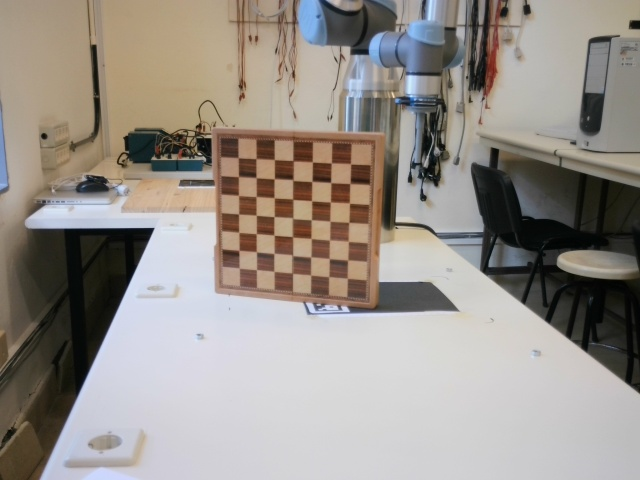
#> input picture archivos_antiguos/sistemavision/calibracion_estereo/old/calib_images/left_00.jpg, 640 x 480 px, given in place of the camera
$ python calibracion_alineacion.py   (older library calls are emulated)
#> lines starting #> are read from the running program, lines starting #| are printed output that depends on the picture; after the words box and inside, x2 and y2 are one past the last pixel; in counts of white or black regions, pixels touching at a corner belong together
import cv2
import numpy as np

# ----------------------------------------------------
# ---------- Calibrador para la alineacion -----------
# -------------- visual de las camaras ---------------
# ----------------------------------------------------
"""Software que combina imagenes de ambas camaras
para facilitar la alineacion fisica y calibracion
de parametros del algoritmo de disparidad SGBM."""

capL = cv2.VideoCapture(0)
capR = cv2.VideoCapture(1)
for cap in (capL, capR):
    cap.set(cv2.CAP_PROP_FRAME_WIDTH, 640)
    cap.set(cv2.CAP_PROP_FRAME_HEIGHT, 480)
    cap.set(cv2.CAP_PROP_FOCUS, 0)

if not capL.isOpened() or not capR.isOpened():
    print("Cámaras no disponibles")
    exit()

cv2.namedWindow("1. Alineación (G=Izq, R=Der)")
cv2.namedWindow("2. Disparidad (Mapa de calor)")
cv2.namedWindow("3. Controles")

control_img = np.zeros((100, 400, 3), dtype=np.uint8)
cv2.imshow("3. Controles", control_img)
cv2.createTrackbar("minDisp", "3. Controles", 0, 50, lambda x: None)
cv2.createTrackbar("numDisp", "3. Controles", 6, 20, lambda x: None)  # x16
cv2.createTrackbar("blockSize", "3. Controles", 11, 21, lambda x: None)
cv2.createTrackbar("uniqueness", "3. Controles", 10, 20, lambda x: None)
cv2.createTrackbar("speckleWin", "3. Controles", 100, 200, lambda x: None)
cv2.createTrackbar("speckleRange", "3. Controles", 32, 50, lambda x: None)
cv2.createTrackbar("P1", "3. Controles", 200, 1000, lambda x: None)
cv2.createTrackbar("P2", "3. Controles", 800, 4000, lambda x: None)

print("Presiona 'q' para salir y ver configuración final.")

while True:
    retL, frameL = capL.read()
#> frameL is the input picture: shape (480, 640, 3); mean B, G, R 139.2, 145.8, 152.4
    retR, frameR = capR.read()
    if not retL or not retR:
        break

    grayL = cv2.cvtColor(frameL, cv2.COLOR_BGR2GRAY)
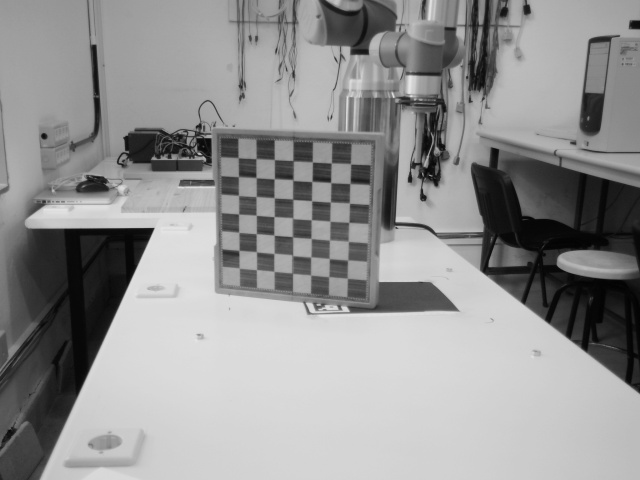
#> grayL: shape (480, 640); min 2, max 231, mean 147
    grayR = cv2.cvtColor(frameR, cv2.COLOR_BGR2GRAY)
    overlay = np.zeros((480, 640, 3), dtype=np.uint8)
    overlay[:, :, 1] = grayL  # Verde = izquierda
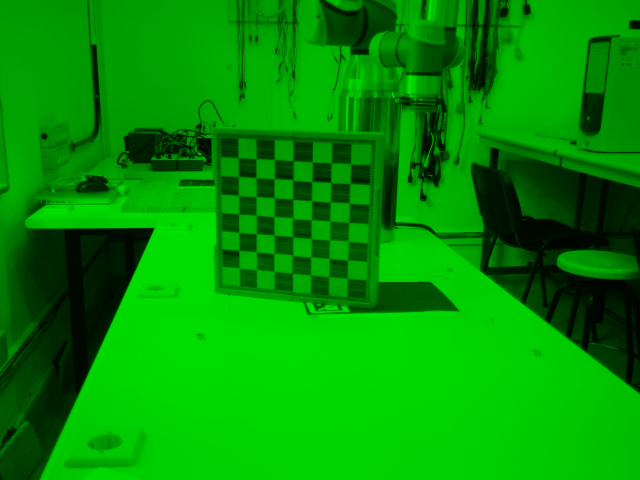
#> overlay: shape (480, 640, 3); mean of channels 0, 1, 2 0, 147, 0; drawn as B, G, R
    overlay[:, :, 2] = grayR  # Rojo = derecha
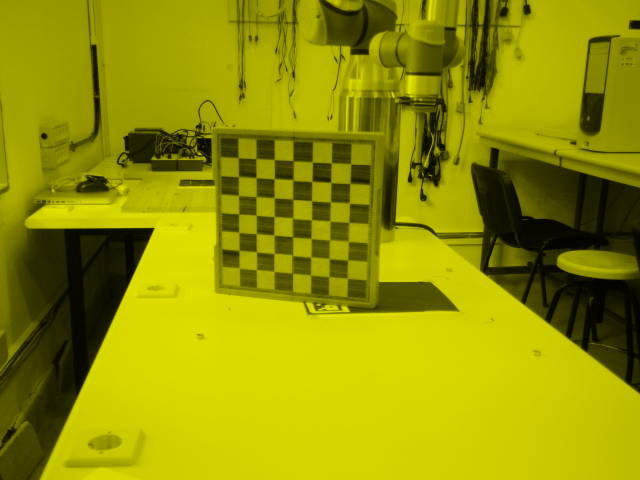
#> overlay: shape (480, 640, 3); mean of channels 0, 1, 2 0, 147, 147; drawn as B, G, R
    cv2.imshow("1. Alineación (G=Izq, R=Der)", overlay)

    min_disp = cv2.getTrackbarPos("minDisp", "3. Controles")
    num_disp = cv2.getTrackbarPos("numDisp", "3. Controles") * 16
    if num_disp < 16:
        num_disp = 16
    block_size = cv2.getTrackbarPos("blockSize", "3. Controles")
    if block_size % 2 == 0:
        block_size += 1
    uniqueness = cv2.getTrackbarPos("uniqueness", "3. Controles")
    speckle_win = cv2.getTrackbarPos("speckleWin", "3. Controles")
    speckle_range = cv2.getTrackbarPos("speckleRange", "3. Controles")
    P1 = cv2.getTrackbarPos("P1", "3. Controles")
    P2 = cv2.getTrackbarPos("P2", "3. Controles")

    grayL = cv2.equalizeHist(grayL)
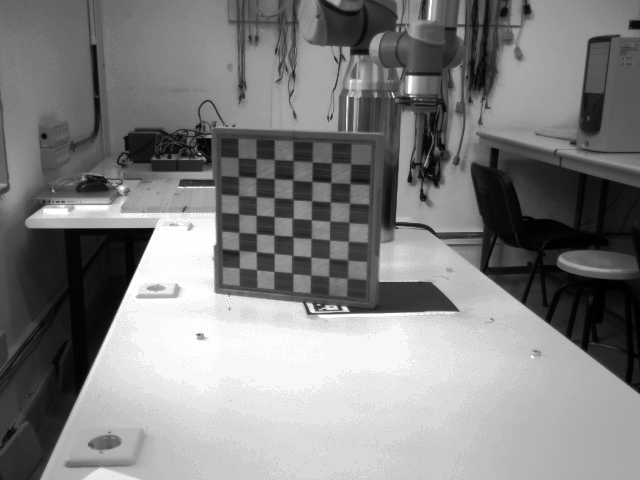
#> grayL: shape (480, 640); min 0, max 255, mean 128.7
    grayR = cv2.equalizeHist(grayR)

    stereo = cv2.StereoSGBM_create(
        minDisparity=min_disp,
        numDisparities=num_disp,
        blockSize=block_size,
        P1=P1,
        P2=P2,
        disp12MaxDiff=1,
        uniquenessRatio=uniqueness,
        speckleWindowSize=speckle_win,
        speckleRange=speckle_range,
        mode=cv2.STEREO_SGBM_MODE_SGBM_3WAY
    )
    disp = stereo.compute(grayL, grayR).astype(np.float32) / 16.0
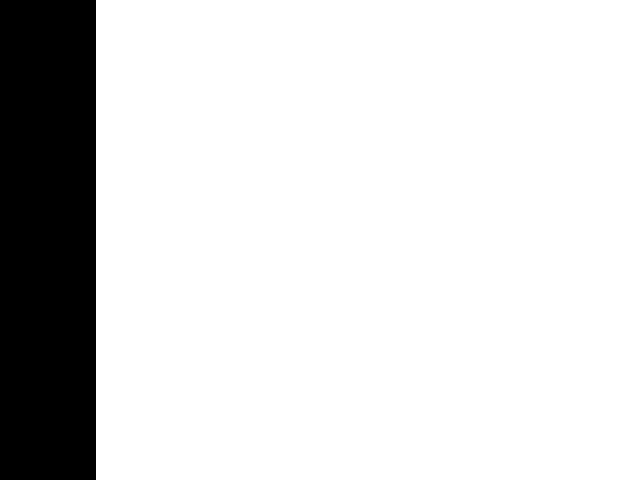
#> disp: shape (480, 640) float32; values -1 (black) and 0 (white), 85% white; 1 black region, box (x1, y1, x2, y2) and area: (0, 0, 96, 480) 46080
    disp[disp <= 0] = 0.1
#> disp: shape (480, 640) float32; every value is 0.1
    disp = cv2.medianBlur(disp, 5)
    disp = cv2.GaussianBlur(disp, (5, 5), 0)
#> disp: shape (480, 640) float32; every value is 0.1

    disp_norm = cv2.normalize(disp, None, 0, 255, cv2.NORM_MINMAX, dtype=cv2.CV_8U)
#> disp_norm: shape (480, 640); every value is 0
    heatmap = cv2.applyColorMap(disp_norm, cv2.COLORMAP_JET)
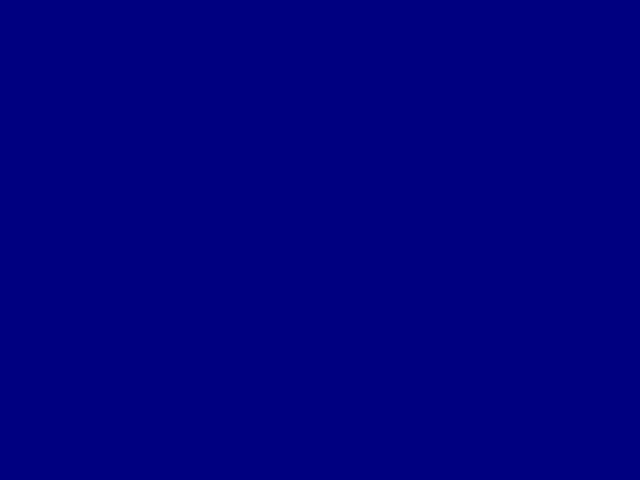
#> heatmap: shape (480, 640, 3); mean B, G, R 128, 0, 0

    h, w = disp.shape
#> h = 480; w = 640
    cx, cy = w // 2, h // 2
#> cx = 320; cy = 240
    d_center = disp[cy, cx]
#> d_center = 0.1
    focal_px = 1000
    baseline_m = 0.093
    Z = (focal_px * baseline_m) / (d_center + 1e-6) if d_center > 0 else 0
#> Z = 930
    cv2.circle(heatmap, (cx, cy), 8, (255, 255, 255), 2)
    cv2.putText(heatmap, f"Z ≈ {Z:.2f} m", (10, 30),
                cv2.FONT_HERSHEY_SIMPLEX, 0.7, (255, 255, 255), 2)
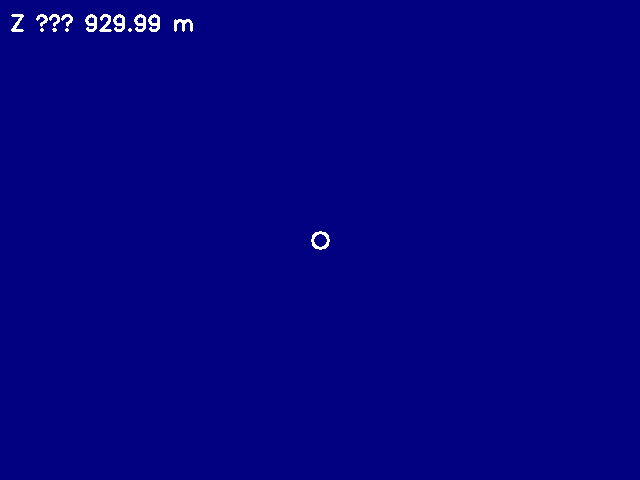
#> heatmap: shape (480, 640, 3); mean B, G, R 128.5, 1.1, 1.1

    cv2.imshow("2. Disparidad (Mapa de calor)", heatmap)

    key = cv2.waitKey(1) & 0xFF
#> (key q is pressed here)
    if key == ord('q'):
        print(f"minDisparity = {min_disp}")
        print(f"numDisparities = {num_disp}")
        print(f"blockSize = {block_size}")
        print(f"uniquenessRatio = {uniqueness}")
        print(f"speckleWindowSize = {speckle_win}")
        print(f"speckleRange = {speckle_range}")
        print(f"P1 = {P1}")
        print(f"P2 = {P2}")
        break

capL.release()
capR.release()
cv2.destroyAllWindows()

$ run again, on archivos_antiguos/sistemavision/calibracion_estereo/old/calib_images/left_03.jpg
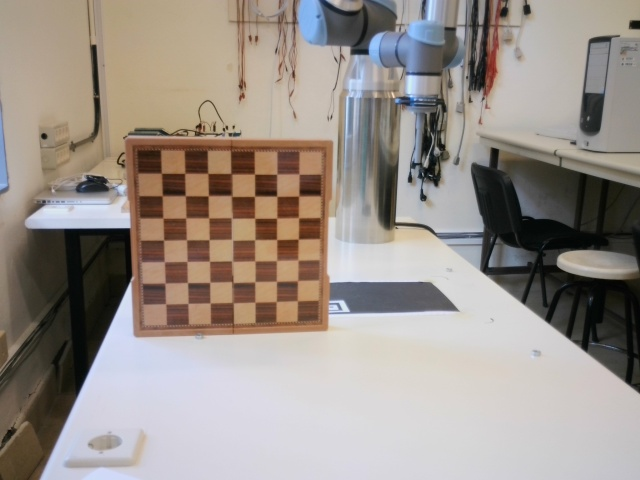
#> input picture archivos_antiguos/sistemavision/calibracion_estereo/old/calib_images/left_03.jpg, 640 x 480 px, given in place of the camera
#> frameL is the input picture: shape (480, 640, 3); mean B, G, R 138.7, 145.6, 154.5
#> `overlay[:, :, 2] = grayR`:
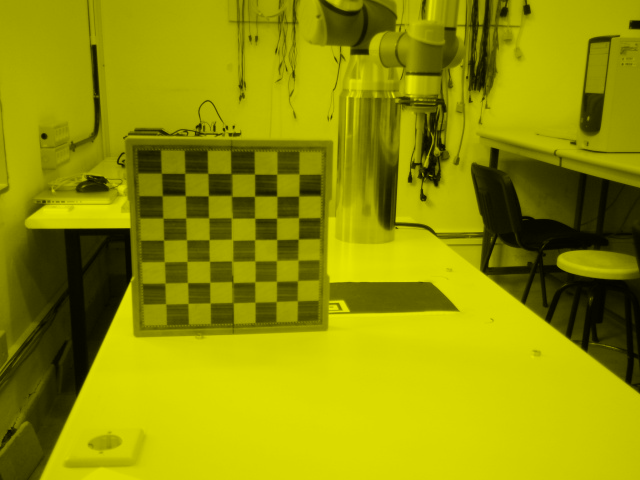
#> overlay: shape (480, 640, 3); mean of channels 0, 1, 2 0, 147.5, 147.5; drawn as B, G, R
#> `grayL = cv2.equalizeHist(grayL)`:
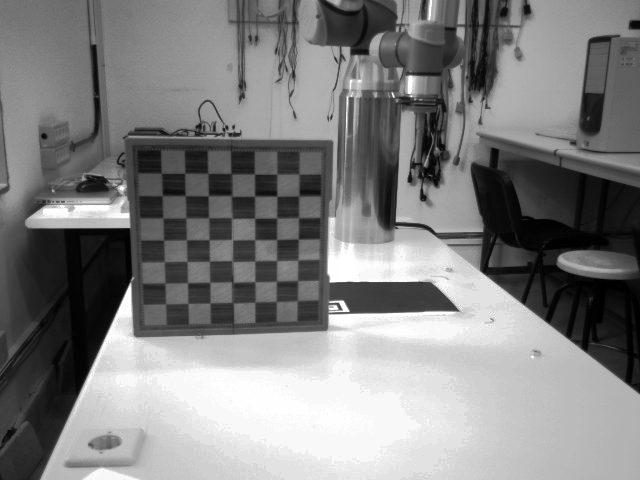
#> grayL: shape (480, 640); min 0, max 255, mean 128.7
#> disp_norm: shape (480, 640); every value is 0
#> d_center = 0.1
#> Z = 930
